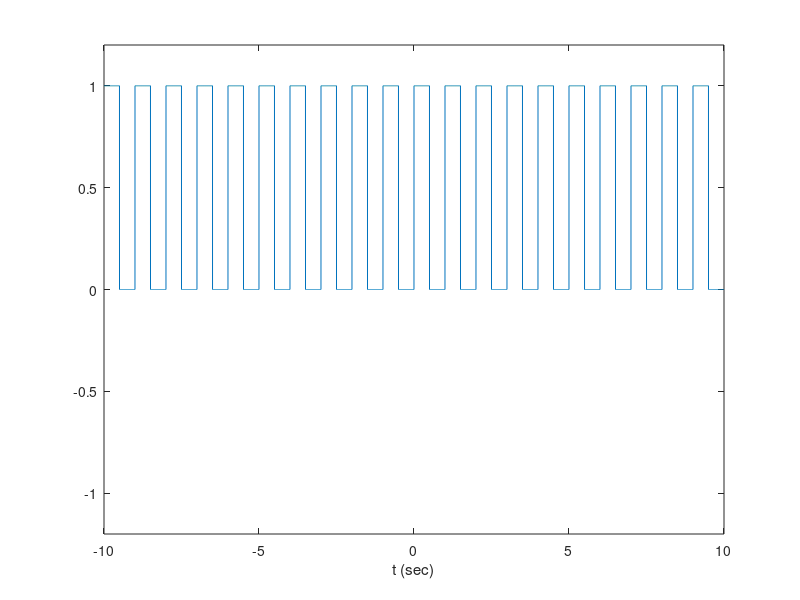
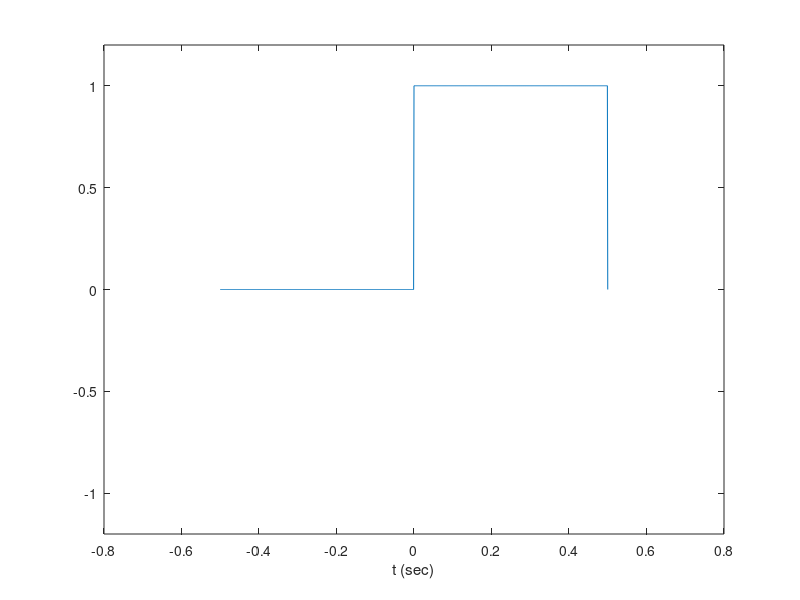
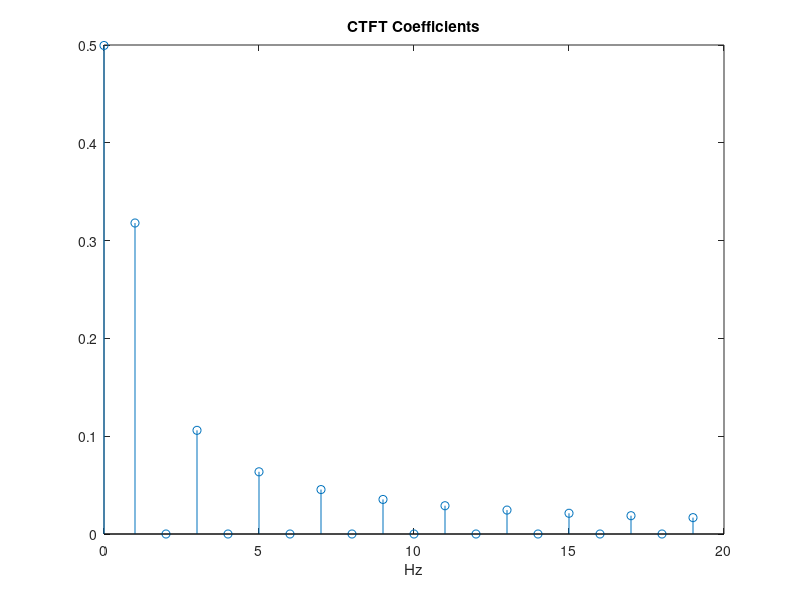

MATLAB code to generate these figures, in order:
pkg load signal;

Ts = 0.001;
t = [-10:Ts:9.999];

tau = 0.5;
Tp = 1;
tau = 0.5;
x = (1 + square(2*pi*t/Tp, tau*100))/2;

figure, plot(t, x);
xlabel('t (sec)');
ylim([-1.2 1.2]);
pause;

Fo = 1/Tp;
I_period = find(round(t*1000)/1000 == -Tp/2) : find(round(t*1000)/1000 == Tp/2);
xport = x(I_period);

figure, plot(t(I_period), xport);
xlabel('t (sec)');
ylim([-1.2 1.2]);
pause;

for k = 1:20
    B = exp( -j*2*pi*(k-1)*Fo.*[-Tp/2:Ts:Tp/2] );
    C(k) = sum(xport.*B)/(length(xport)*Tp);
end

kFo = Fo*[0:k-1];
figure, stem(kFo, abs(C));
title('CTFT Coefficients');
xlabel('Hz');
